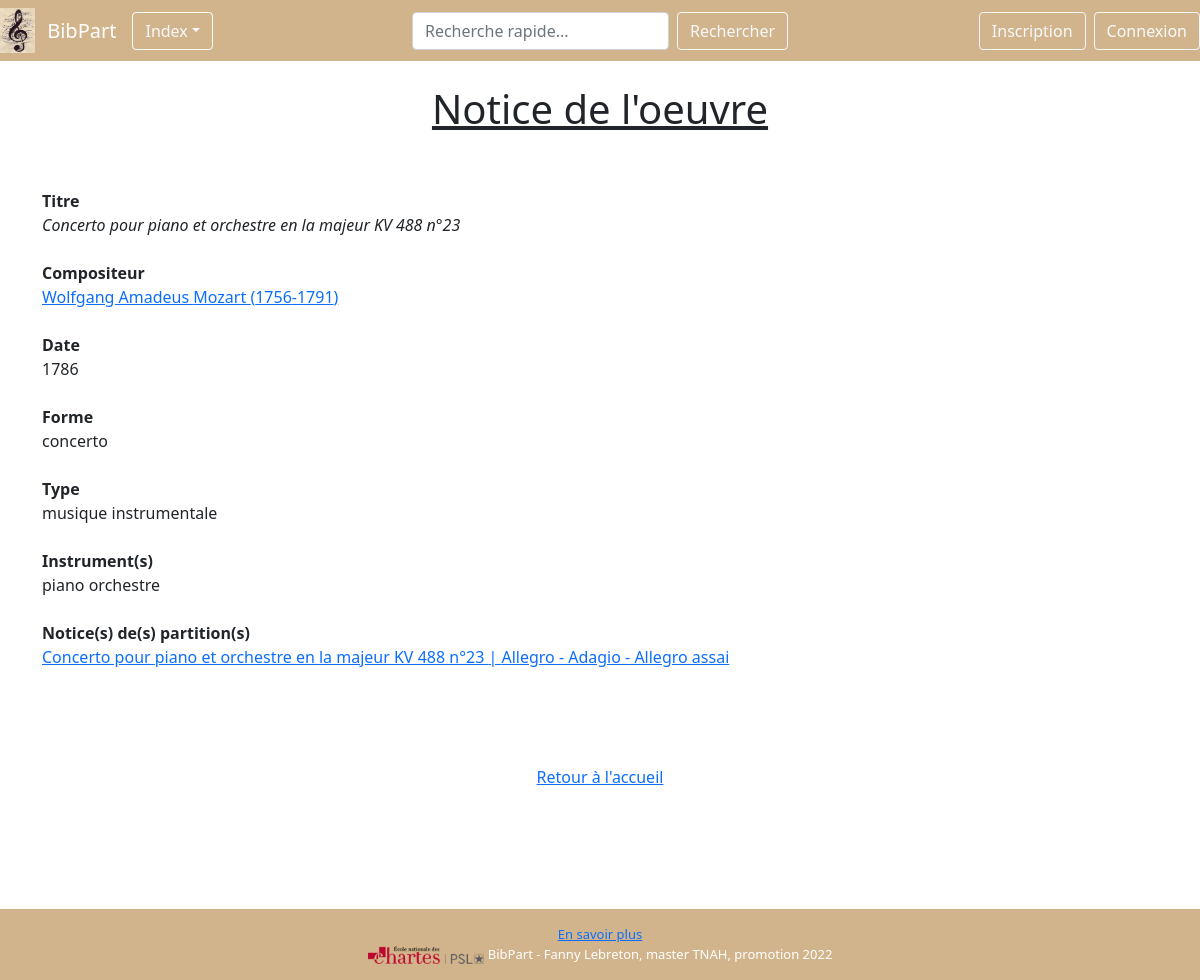
The app's page /notice_oeuvre/2 with its own data.
### BibPart/modeles/donnees.py (models this page shows, shortened)
class Oeuvre(db.Model):
    __tablename__ = "oeuvre"
    id_oeuvre = db.Column(db.Integer, unique=True, nullable=False, primary_key=True, autoincrement=True)
    titre_oeuvre = db.Column(db.Text, nullable=False)
    date_oeuvre = db.Column(db.Text)
    audio_oeuvre = db.Column(db.Text)
    compositeur_id_compositeur = db.Column(db.Integer, db.ForeignKey('compositeur.id_compositeur'))
    type_id_type = db.Column(db.Integer, db.ForeignKey('type.id_type'))
    forme_id_forme = db.Column(db.Integer, db.ForeignKey('forme.id_forme'))
    compositeurs = db.relationship("Compositeur", back_populates="oeuvres")
    types = db.relationship("Type", back_populates="oeuvres")
    formes = db.relationship("Forme", back_populates="oeuvres")
    partitions = db.relationship("Partition", back_populates="oeuvres")
    instruments = db.relationship("Instrument", secondary="relation_oeuvre_instrument", back_populates="oeuvres")
    authorships = db.relationship("Authorship", back_populates="oeuvre")

class Compositeur(db.Model):
    __tablename__ = "compositeur"
    id_compositeur = db.Column(db.Integer, unique=True, nullable=False, primary_key=True, autoincrement=True)
    nom_compositeur = db.Column(db.Text, nullable=False)
    prenom_compositeur = db.Column(db.Text)
    annee_naissance_compositeur = db.Column(db.Text)
    annee_mort_compositeur = db.Column(db.Text)
    biographie_compositeur = db.Column(db.Text)
    url_portrait_compositeur = db.Column(db.Text)
    oeuvres = db.relationship("Oeuvre", back_populates="compositeurs")
    authorships = db.relationship("Authorship", back_populates="compositeur")

class Forme(db.Model):
    __tablename__ = "forme"
    id_forme = db.Column(db.Integer, unique=True, nullable=False, primary_key=True, autoincrement=True)
    label_forme = db.Column(db.Text, nullable=False)
    oeuvres = db.relationship("Oeuvre", back_populates="formes")

class Type(db.Model):
    __tablename__ = "type"
    id_type = db.Column(db.Integer, unique=True, nullable=False, primary_key=True, autoincrement=True)
    label_type = db.Column(db.Text, nullable=False)
    oeuvres = db.relationship("Oeuvre", back_populates="types")

class Instrument(db.Model):
    __tablename__ = "instrument"
    id_instrument = db.Column(db.Integer, unique=True, nullable=False, primary_key=True, autoincrement=True)
    label_instrument = db.Column(db.Text, nullable=False)
    oeuvres = db.relationship("Oeuvre", secondary="relation_oeuvre_instrument", back_populates="instruments")

class Partition(db.Model):
    __tablename__ = "partition"
    id_partition = db.Column(db.Integer, unique=True, nullable=False, primary_key=True, autoincrement=True)
    titre_partition = db.Column(db.Text, nullable=False)
    nom_sous_partie_partition = db.Column(db.Text)
    format_partition = db.Column(db.Text)
    page_partition = db.Column(db.Text)
    statut_partition = db.Column(db.Text)
    url_visionneuse_IIIF = db.Column(db.Text)
    oeuvre_id_oeuvre = db.Column(db.Integer, db.ForeignKey('oeuvre.id_oeuvre'))
    institution_conservation_id_institution_conservation = db.Column(db.Integer, db.ForeignKey(
        'institution_conservation.id_institution_conservation'))
    oeuvres = db.relationship("Oeuvre", back_populates="partitions")
    institutions_conservation = db.relationship("Institution_conservation", back_populates="partitions")
    authorships = db.relationship("Authorship", back_populates="partition")

### BibPart/routes.py (the view)
@app.route("/notice_oeuvre/<int:id_oeuvre>")
def notice_oeuvre(id_oeuvre):
    unique_oeuvre = Oeuvre.query.get(id_oeuvre)
    compositeur = unique_oeuvre.compositeurs
    forme = unique_oeuvre.formes
    type = unique_oeuvre.types
    instrument = unique_oeuvre.instruments
    partition = unique_oeuvre.partitions
    return render_template("pages/notice_oeuvre.html", nom="BibPart", var_oeuvre_unique=unique_oeuvre,
                           var_compositeur=compositeur, var_forme=forme, var_type=type, var_instrument=instrument,
                           var_partition=partition)

### BibPart/templates/pages/notice_oeuvre.html (shortened to what this page needs)
{% extends "conteneur.html" %}
{% block corps %}
{% if var_oeuvre_unique %}
<h1 class="titre-index-notice">Notice de l'oeuvre</h1>
<br/>
<br/>
<div class="text-start">
    <div>
        <div class="fw-bold">Titre</div>
        <div class="fst-italic">{{var_oeuvre_unique.titre_oeuvre}}</div>
    </div>
    <br/>
    <div>
        <div class="fw-bold">Compositeur</div>
        <div>
            <a href="{{url_for('notice_compositeur', id_compositeur=var_compositeur.id_compositeur)}}">
                {{var_compositeur.prenom_compositeur}} {{var_compositeur.nom_compositeur}}
                ({{var_compositeur.annee_naissance_compositeur}}-{{var_compositeur.annee_mort_compositeur}})</a>
        </div>
    </div>
    <br/>
    <div>
        <div class="fw-bold">Date</div>
        <div>{{var_oeuvre_unique.date_oeuvre}}</div>
    </div>
    <br/>
    <div>
        <div class="fw-bold">Forme</div>
        <div>{{var_forme.label_forme}}</div>
    </div>
    <br/>
    <div>
        <div class="fw-bold">Type</div>
        <div>{{var_type.label_type}}</div>
    </div>
    <br/>
    <div>
        <div class="fw-bold">Instrument(s)</div>
        <div>
            {% for b_instrument in var_instrument %}
            {{b_instrument.label_instrument}}
            {% endfor %}
        </div>
    </div>
    <br/>
    <div>
        <div class="fw-bold">Notice(s) de(s) partition(s)</div>
        <div>
            {% for b_partition in var_partition %}
            <a href="{{url_for('notice_partition', id_partition=b_partition.id_partition)}}">
                {{b_partition.titre_partition}} | {{b_partition.nom_sous_partie_partition}}</a>
            <br/>
            {% endfor %}
        </div>
    </div>
</div>
<br/>
<br/>
{% else %}
<div class="alert alert-danger" role="alert">
    <p class="text-center text-danger">La base de données est en cours de construction...</p>
    <p class="text-center">Nous vous prions de bien vouloir nous excuser.</p>
</div>
{% endif %}
<br/>
<br/>
<div class="text-center"><a href="{{url_for('accueil')}}">Retour à l'accueil</a></div>
<br/>
{% endblock %}

### BibPart/templates/conteneur.html (shortened to what this page needs)
<!doctype html>
<html lang="fr">
<head>
    {% include "partials/css.html" %}
</head>
<body>
<nav class="navbar navbar-expand-md navbar-dark mb-4" style="background-color: #d2b48c;">
    <img src="{{url_for('static', filename='images/logo1.jpg')}}" width="45" height="45"
         class="d-inline-block align-top" alt="logo"/>
    <div class="container-fluid">
        <a class="navbar-brand" href="{{ url_for('accueil') }}">BibPart</a>
        <div class="collapse navbar-collapse" id="navbarCollapse">
                <div class="dropdown">
                    <button class="btn btn-outline-light dropdown-toggle" type="button" id="dropdownMenuButton1"
                            data-bs-toggle="dropdown" aria-expanded="false">Index</button>
                </div>
            <form class="d-flex position-absolute top-50 start-50 translate-middle" action="{{url_for('recherche')}}"
                  method="GET">
                <input class="form-control me-2" name="keyword" type="search" placeholder="Recherche rapide..."
                       aria-label="Search">
                <button class="btn btn-outline-light" type="submit">Rechercher</button>
            </form>
        </div>
    </div>
    <div class="d-flex justify-content-end">
        {% if not current_user.is_authenticated %}
        <a type="button" class="btn btn-outline-light me-2" href="{{ url_for('inscription') }}">Inscription</a>
        <a type="button" class="btn btn-outline-light" href="{{ url_for('connexion') }}">Connexion</a>
        {% endif %}
    </div>
</nav>
<div class="container">
    <div class="row">
        <div class="col">
            {% block corps %}{% endblock %}
        </div>
    </div>
</div>
<br/>
<br/>
<br/>
<br/>
<footer class="bg-light text-center text-lg-start">
    <div class="text-center p-3 text-white" style="background-color: #d2b48c; font-size: 13px">
        <a id="link" href="{{url_for('ensavoirplus')}}">En savoir plus</a> <br/>
        <img class="footer-logo" width="10%" src="{{url_for('static', filename='images/logo_ENC.png')}}"
             alt="École nationale des Chartes">
        BibPart - Fanny Lebreton, master TNAH, promotion 2022
    </div>
</footer>
</body>
</html>

### BibPart/templates/partials/css.html
<link rel="stylesheet" href="{{ url_for('static', filename='CSS/bootstrap.css')}}">

### records on screen
Oeuvre: titre_oeuvre "Concerto pour piano et orchestre en la majeur KV 488 n°23", date_oeuvre "1786"
Compositeur: prenom_compositeur "Wolfgang Amadeus", nom_compositeur "Mozart", annee_naissance_compositeur "1756", annee_mort_compositeur "1791"
Forme: label_forme "concerto"
Type: label_type "musique instrumentale"
Instrument: label_instrument "piano"
Instrument: label_instrument "orchestre"
Partition: titre_partition "Concerto pour piano et orchestre en la majeur KV 488 n°23", nom_sous_partie_partition "Allegro - Adagio - Allegro assai"
